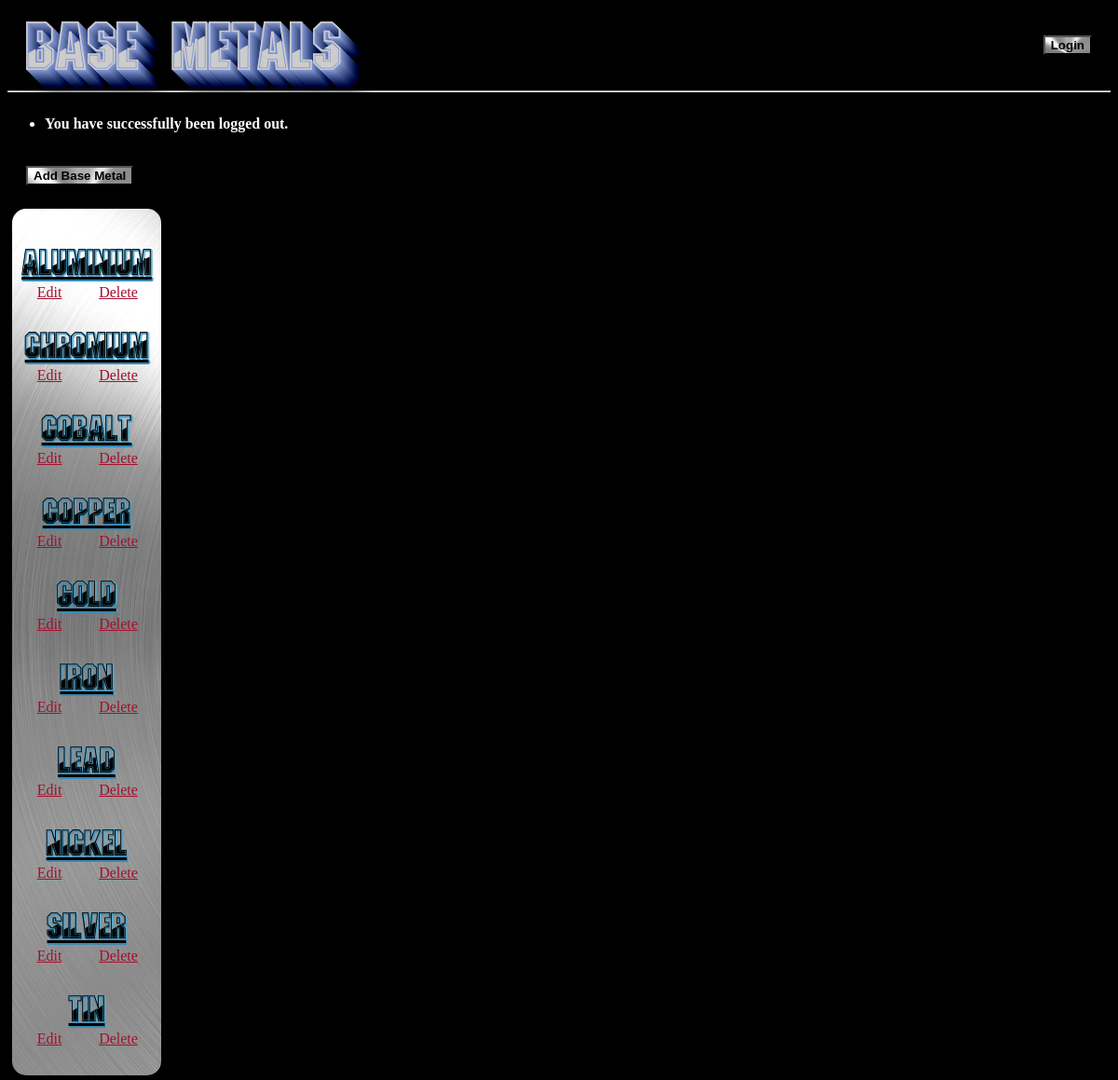
Screenshot of /disconnect with the database file from the repository.
### database_setup.py (models this page shows, shortened)
class BaseMetal(Base):
    __tablename__ = 'basemetal'
    id = Column(Integer, primary_key=True)
    name = Column(String(250), nullable=False)
    user_id = Column(Integer, ForeignKey('user.id'))
    user = relationship(User)

### views.py (the view)
@app.route('/disconnect')
def disconnect():
    gdisconnect()
    flash("You have successfully been logged out.")
    basemetals = session.query(BaseMetal).order_by(asc(BaseMetal.name))
    return render_template('publicBaseMetals.html', basemetals=basemetals)

### views.py (called while the page is built, shortened)
@app.route('/gdisconnect')
def gdisconnect():
    access_token = login_session.get('access_token')
    if access_token is None:
        print 'Access Token is None'
        response = make_response(json.dumps(
            'Current user not connected.'), 401)
        response.headers['Content-Type'] = 'application/json'
        return response

### templates/publicBaseMetals.html (shortened to what this page needs)
<!DOCTYPE html>
<html class = 'bg'>
<head>
	<link rel="stylesheet" type="text/css" href="{{ url_for('static', filename='styles.css') }}">
</head>
<header>
	<div class = 'title'>
		<a href="{{url_for('showLogin')}}">
			<button class="lgn-btn" id="new-basemetal">
				Login
			</button>
		</a>
		<div class = 'title-inner'>
			<h1>Base Metals</h1>
			<hr>
		</div>
	</div>
</header>
<body>
	<div class = 'flash'>
	{% with messages = get_flashed_messages() %}
    	{% if messages %}
        <ul>
        {% for message in messages %}
            <li> <strong> {{ message }} </strong> </li>
        {% endfor %}
        </ul>
        {% endif %}
    {% endwith %}
	</div>
	<div>
		<a href="{{url_for('showLogin')}}">
			<button class="btn" id="new-basemetal">
				Add Base Metal
			</button>
		</a>
	</div>
	<aside>
		{% for basemetal in basemetals %}
		<div>
			<a class = "basemetal" href = "{{url_for('showAlloy', basemetal_id = basemetal.id )}}">
				<h2 class="metal-text">{{basemetal.name}}</h2>
			</a>
		</div>
		<div>
			<a class = "edit-link" href = "{{url_for('showLogin')}}">
				<p>Edit</p>
			</a>
			<a class = "delete-link" href = "{{url_for('showLogin')}}">
				<p>Delete</p>
			</a>
		</div>
		{% endfor %}
	</aside>
</body>
</html>

### static/styles.css (style rules this page uses)
.flash { color: #ffffff; font-weight: bold; }
header { width: 100%; height: 100px; background-color: #000000; }
.bg { height: auto; width: auto; background: #000000 url(images/background_image.jpg) no-repeat; background-size: cover; }
h1 { font-family: gunmetl; color: #cccccc; font-size: 70px; margin: 0; padding-left: 20px; text-shadow:0px 0px 0 rgb(137,156,213),1px 1px 0 rgb(129,148,205),2px 2px 0 rgb(120,139,196),3px 3px 0 rgb(111,130,187),4px 4px 0 rgb(103,122,179),5px 5px 0 rgb(94,113,170),6px 6px 0 rgb(85,104,161),7px 7px 0 rgb(76,95,152),8px 8px 0 rgb(68,87,144),9px 9px 0 rgb(59,78,135),10px 10px 0 rgb(50,69,126),11px 11px 0 rgb(42,61,118),12px 12px 0 rgb(33,52,109),13px 13px 0 rgb(24,43,100),14px 14px 0 rgb(15,34,91),15px 15px 0 rgb(7,26,83),16px 16px 0 rgb(-2,17,74),17px 17px 0 rgb(-11,8,65),18px 18px 0 rgb(-19,0,57),19px 19px 0 rgb(-28,-9,48), 20px 20px 0 rgb(-37,-18,39),21px 21px 20px rgba(0,0,0,1),21px 21px 1px rgba(0,0,0,0.5),0px 0px 20px rgba(0,0,0,.2); }
.title { padding-top: 10px; }
.title-inner { padding-bottom: 10px; }
.btn { text-align: center; background: url('images/50_aluminium radial brushed metal texture.jpg'); background-size: cover; color: black; font-weight: bold; margin: 20px; -webkit-transition-duration: 0.4s; transition-duration: 0.4s; cursor: pointer; }
.lgn-btn { float: right; text-align: center; background: url('images/50_aluminium radial brushed metal texture.jpg'); background-size: cover; color: black; font-weight: bold; margin: 20px; -webkit-transition-duration: 0.4s; transition-duration: 0.4s; cursor: pointer; }
aside { float: left; width: 150px; height: 100%; background: url('images/50_aluminium radial brushed metal texture.jpg'); background-size: cover; border: 5px solid #000000; border-radius: 20px; padding: 10px 5px 30px 5px; }
.basemetal { height: 20px; font-size: 25px; color: #000000; font-family: gunmetl; text-align: center; margin: auto; text-shadow: 0 1px 0px #378ab4, 1px 0 0px #5dabcd, 1px 2px 1px #378ab4, 2px 1px 1px #5dabcd; -webkit-transition-duration: 0.3s; transition-duration: 0.3s; cursor: pointer; }
.metal-text { height: 10px; margin: 30px 0 15px 0; }
.edit-link, .delete-link { text-align: center; color: #a30f2d; height: 20px; width: 70px; display: inline-block; margin: auto; }

### rows the page displays
BaseMetal: name "Aluminium"
BaseMetal: name "Chromium"
BaseMetal: name "Cobalt"
BaseMetal: name "Copper"
BaseMetal: name "Gold"
BaseMetal: name "Iron"
BaseMetal: name "Lead"
BaseMetal: name "Nickel"
BaseMetal: name "Silver"
BaseMetal: name "Tin"

### other values shown
{{ message }} "You have successfully been logged out."
